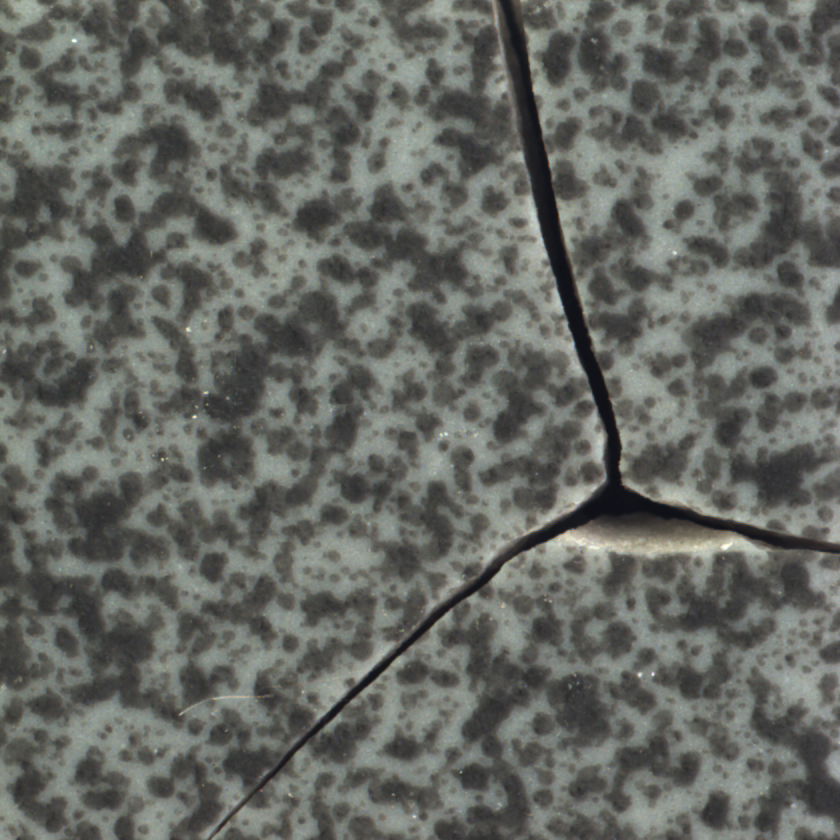
#> input picture Paper-1(Industrial_vision)/006.png, 840 x 840 px
$ python low_pass_filter.py
#> lines starting #> are read from the running program, lines starting #| are printed output that depends on the picture
import cv2
import numpy as np

image = cv2.imread('006.png', cv2.IMREAD_GRAYSCALE)
#> image: shape (840, 840); min 21, max 255, mean 102.5

kernel = np.ones((10, 10), np.float32) / (10 * 10)

low_pass_filtered_image = cv2.filter2D(image, -1, kernel)
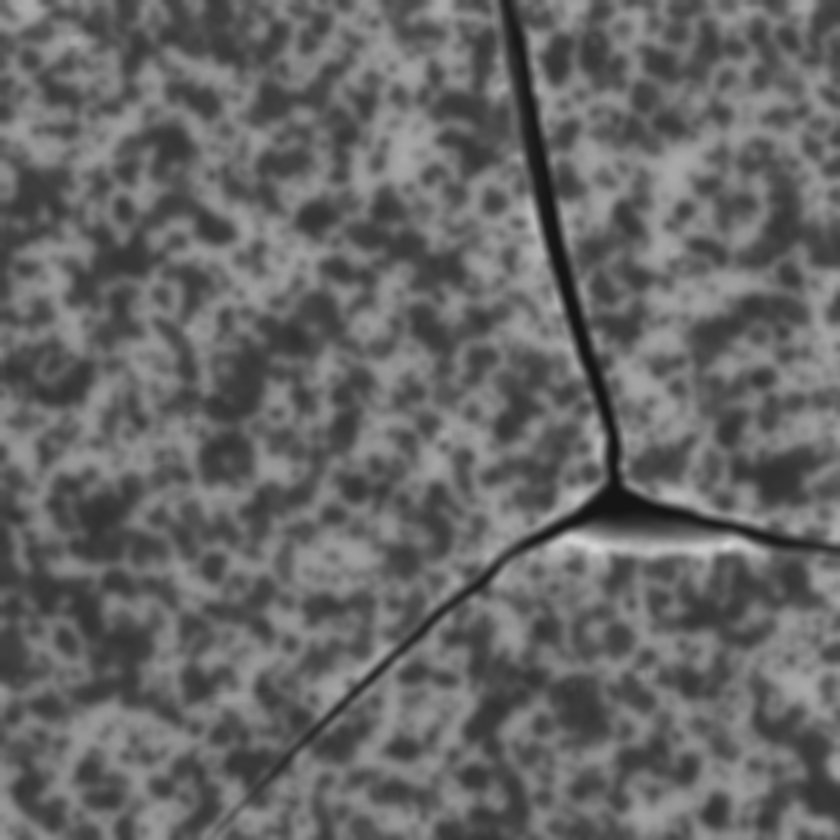
#> low_pass_filtered_image: shape (840, 840); min 21, max 212, mean 102.5
cv2.imshow('Original Image', image)
cv2.imshow('Low-Pass Filtered Image', low_pass_filtered_image)
cv2.waitKey(0)
cv2.destroyAllWindows()
